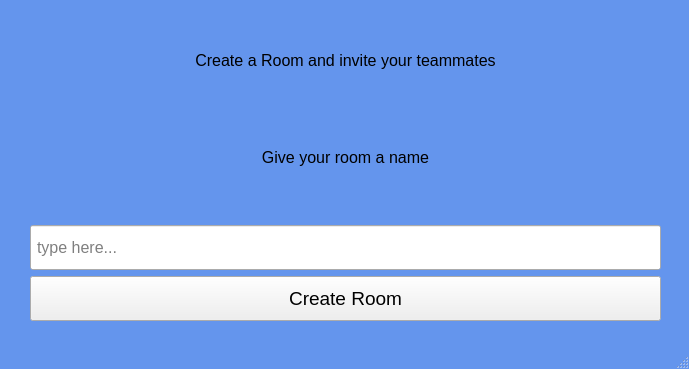
<?xml version="1.0" encoding="UTF-8"?>
<ui version="4.0">
 <class>Create_Room_Window</class>
 <widget class="QMainWindow" name="Create_Room_Window">
  <property name="geometry">
   <rect>
    <x>0</x>
    <y>0</y>
    <width>689</width>
    <height>369</height>
   </rect>
  </property>
  <property name="windowTitle">
   <string>MainWindow</string>
  </property>
  <property name="styleSheet">
   <string notr="true">#Create_Room_Window{
	background-color: #6495ED;
}</string>
  </property>
  <widget class="QWidget" name="centralwidget">
   <widget class="QWidget" name="layoutWidget">
    <property name="geometry">
     <rect>
      <x>30</x>
      <y>30</y>
      <width>631</width>
      <height>291</height>
     </rect>
    </property>
    <layout class="QVBoxLayout" name="Layout">
     <item>
      <widget class="QLabel" name="main_label">
       <property name="maximumSize">
        <size>
         <width>16777215</width>
         <height>60</height>
        </size>
       </property>
       <property name="font">
        <font>
         <pointsize>12</pointsize>
        </font>
       </property>
       <property name="styleSheet">
        <string notr="true">#main_label{
	border-radius: 4px;
}</string>
       </property>
       <property name="text">
        <string>Create a Room and invite your teammates</string>
       </property>
       <property name="alignment">
        <set>Qt::AlignCenter</set>
       </property>
      </widget>
     </item>
     <item>
      <widget class="QLabel" name="name_label">
       <property name="font">
        <font>
         <pointsize>12</pointsize>
        </font>
       </property>
       <property name="text">
        <string>Give your room a name</string>
       </property>
       <property name="alignment">
        <set>Qt::AlignCenter</set>
       </property>
      </widget>
     </item>
     <item>
      <layout class="QVBoxLayout" name="verticalLayout_2">
       <item>
        <widget class="QLineEdit" name="room_name">
         <property name="enabled">
          <bool>true</bool>
         </property>
         <property name="minimumSize">
          <size>
           <width>0</width>
           <height>45</height>
          </size>
         </property>
         <property name="font">
          <font>
           <pointsize>12</pointsize>
           <weight>50</weight>
           <italic>false</italic>
           <bold>false</bold>
           <underline>false</underline>
           <strikeout>false</strikeout>
           <kerning>true</kerning>
          </font>
         </property>
         <property name="styleSheet">
          <string notr="true">QLineEdit{
padding-left : 4px;
}</string>
         </property>
         <property name="inputMask">
          <string/>
         </property>
         <property name="text">
          <string/>
         </property>
         <property name="dragEnabled">
          <bool>false</bool>
         </property>
         <property name="placeholderText">
          <string>type here...</string>
         </property>
        </widget>
       </item>
       <item>
        <widget class="QPushButton" name="CreateRoomButton">
         <property name="minimumSize">
          <size>
           <width>0</width>
           <height>45</height>
          </size>
         </property>
         <property name="font">
          <font>
           <pointsize>14</pointsize>
          </font>
         </property>
         <property name="cursor">
          <cursorShape>PointingHandCursor</cursorShape>
         </property>
         <property name="text">
          <string>Create Room</string>
         </property>
        </widget>
       </item>
      </layout>
     </item>
    </layout>
   </widget>
  </widget>
  <widget class="QMenuBar" name="menubar">
   <property name="geometry">
    <rect>
     <x>0</x>
     <y>0</y>
     <width>689</width>
     <height>22</height>
    </rect>
   </property>
  </widget>
  <widget class="QStatusBar" name="statusbar"/>
 </widget>
 <resources/>
 <connections/>
</ui>
